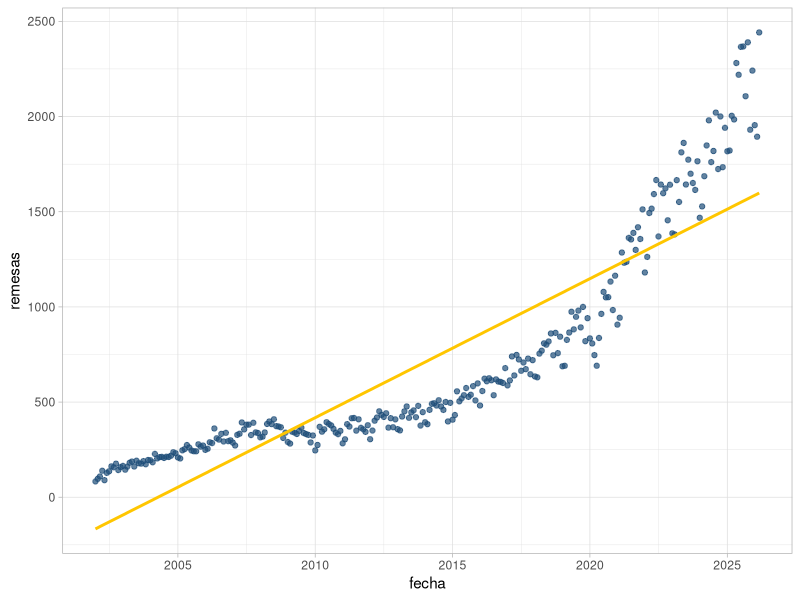
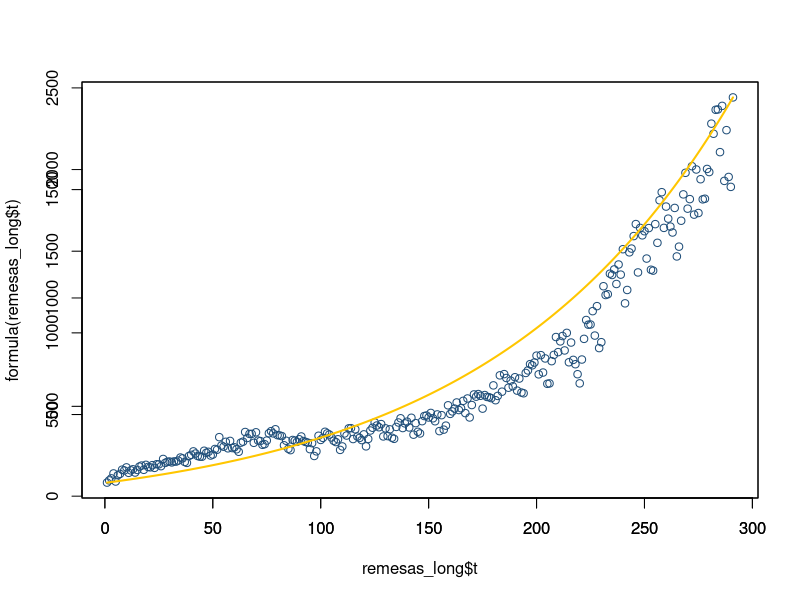
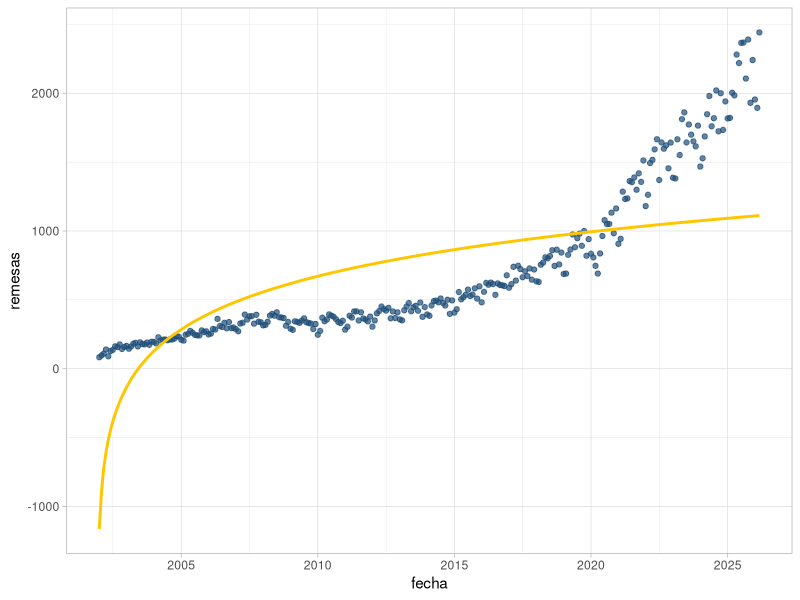
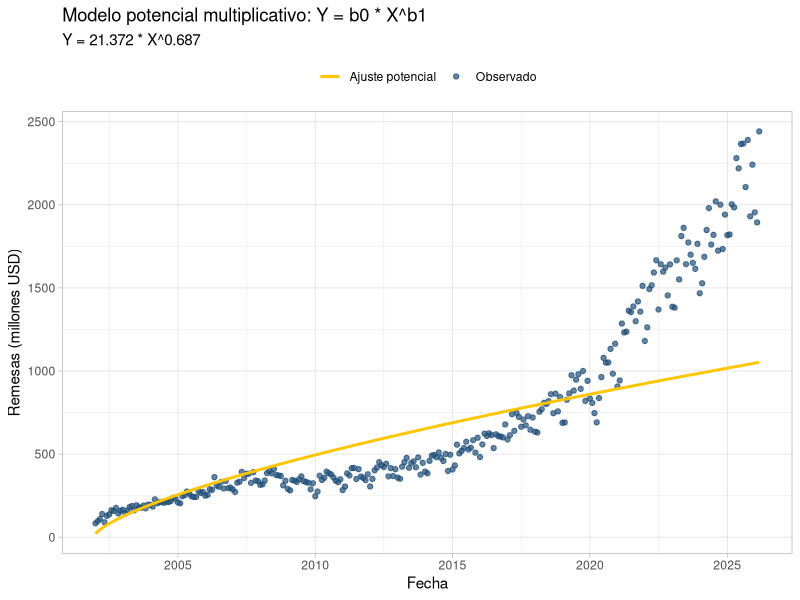
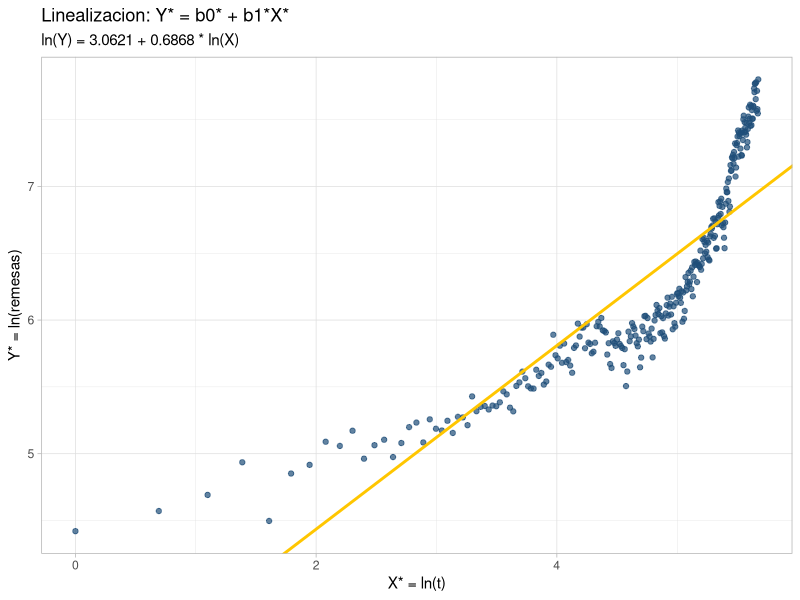

These charts were generated, in order, by the following R code:
## ---- chunk 1
knitr::opts_chunk$set(echo = TRUE)

library(here)
library(readr)
library(dplyr)
library(tidyr)
library(ggplot2)
## ---- chunk 2
remesas_wide <- read_csv(
  here("mrl/final-project/remfam2002_2026.csv"),
  show_col_types = FALSE
)

head(remesas_wide)
## ---- chunk 3
meses <- c(
  "Enero", "Febrero", "Marzo", "Abril", "Mayo", "Junio",
  "Julio", "Agosto", "Septiembre", "Octubre", "Noviembre", "Diciembre"
)

remesas_long <- remesas_wide %>%
  pivot_longer(
    cols = -Mes,
    names_to = "anio",
    values_to = "remesas"
  ) %>%
  mutate(
    anio = as.integer(anio),
    remesas = as.numeric(remesas)
  ) %>%
  drop_na(remesas) %>%
  mutate(
    mes_num = match(Mes, meses),
    fecha = as.Date(sprintf("%04d-%02d-01", anio, mes_num))
  ) %>%
  arrange(fecha) %>%
  mutate(t = row_number())

head(remesas_long)
tail(remesas_long)
nrow(remesas_long)
## ---- chunk 4
# Ajuste del modelo lineal usando remesas_long
modelo_lineal <- lm(remesas ~ t, data = remesas_long)

# Nuevo objeto para evaluación y gráfica
lineal_df <- remesas_long %>%
  mutate(ajuste_lineal = fitted(modelo_lineal))

# Gráfica de datos observados y ajuste
ggplot(lineal_df, aes(x = fecha, y = remesas)) +
  geom_point(color = "#1f4e79", alpha = 0.7) +
  geom_line(aes(y = ajuste_lineal), color = "#ffc600", linewidth = 1) +
  theme_light()
## ---- chunk 5
# agregar exponencial aqui
remesas_long$remesas_log <- log(remesas_long$remesas)
modelo_exp <- lm(remesas_log ~ t, data = remesas_long)
summary(modelo_exp)

formula <- function(x) { exp(modelo_exp$coefficients[1]) * exp(modelo_exp$coefficients[[2]] * x) }

plot(remesas_long$t, remesas_long$remesas, col = "#1f4e79", ann = F)
par(new = T)
plot(remesas_long$t, formula(remesas_long$t),
     col = "#ffc600", lwd = 2, type = 'l')
## ---- chunk 6
# Ajuste del modelo logarítmico usando remesas_long
modelo_logaritmico <- lm(remesas ~ log(t), data = remesas_long)

# Nuevo objeto para evaluación y gráfica
logaritmico_df <- remesas_long %>%
  mutate(ajuste_logaritmico = fitted(modelo_logaritmico))

# Gráfica de datos observados y ajuste
ggplot(logaritmico_df, aes(x = fecha, y = remesas)) +
  geom_point(color = "#1f4e79", alpha = 0.7) +
  geom_line(aes(y = ajuste_logaritmico), color = "#ffc600", linewidth = 1) +
  theme_light()
## ---- chunk 7
# agregar reciproco aqui
## ---- chunk 8
# Ajuste linealizado: ln(Y) = ln(b0) + b1 * ln(X)
modelo_potencial <- lm(log(remesas) ~ log(t), data = remesas_long)

b0_star <- coef(modelo_potencial)[1]
b1 <- coef(modelo_potencial)[2]
b0 <- exp(b0_star)

potencial_df <- remesas_long %>%
  mutate(
    ajuste_log = fitted(modelo_potencial),
    ajuste_potencial = exp(ajuste_log),
    residuo = remesas - ajuste_potencial
  )

summary(modelo_potencial)
cat(sprintf("\nEcuacion ajustada: Y = %.4f * X^%.4f\n", b0, b1))
## ---- chunk 9
ggplot(potencial_df, aes(x = fecha)) +
  geom_point(aes(y = remesas, color = "Observado"), alpha = 0.7) +
  geom_line(aes(y = ajuste_potencial, color = "Ajuste potencial"), linewidth = 1) +
  scale_color_manual(NULL, values = c("Observado" = "#1f4e79",
                                      "Ajuste potencial" = "#ffc600")) +
  labs(title = "Modelo potencial multiplicativo: Y = b0 * X^b1",
       subtitle = sprintf("Y = %.3f * X^%.3f", b0, b1),
       x = "Fecha", y = "Remesas (millones USD)") +
  theme_light() +
  theme(legend.position = "top")
## ---- chunk 10
ggplot(potencial_df, aes(x = log(t), y = log(remesas))) +
  geom_point(color = "#1f4e79", alpha = 0.7) +
  geom_abline(intercept = b0_star, slope = b1,
              color = "#ffc600", linewidth = 1) +
  labs(title = "Linealizacion: Y* = b0* + b1*X*",
       subtitle = sprintf("ln(Y) = %.4f + %.4f * ln(X)", b0_star, b1),
       x = "X* = ln(t)", y = "Y* = ln(remesas)") +
  theme_light()
## ---- chunk 11
summary(modelo_logaritmico)
